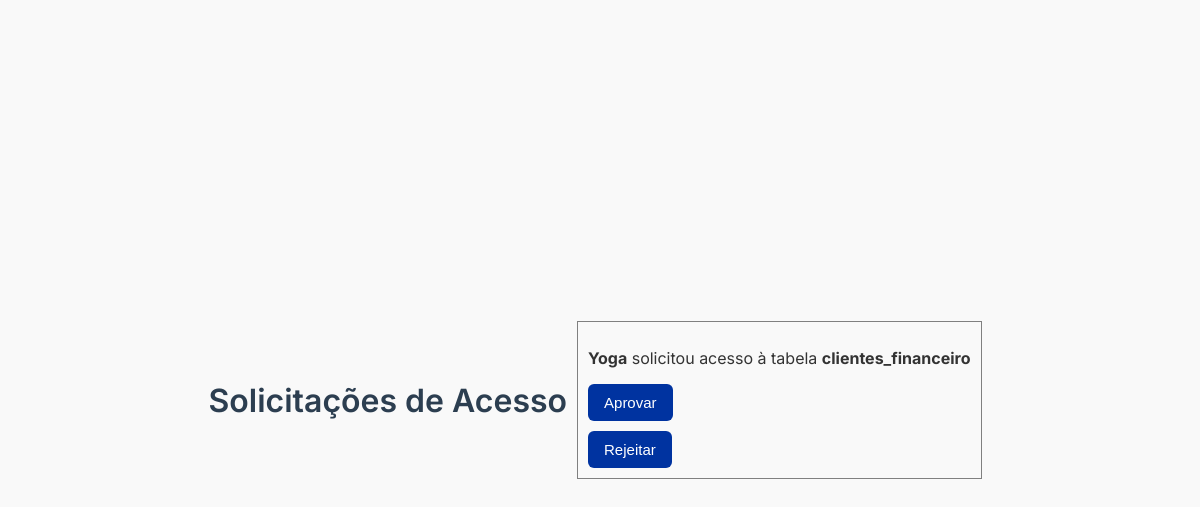
Before: /solicitacoes/aprovacoes (signed in) with the older database file.
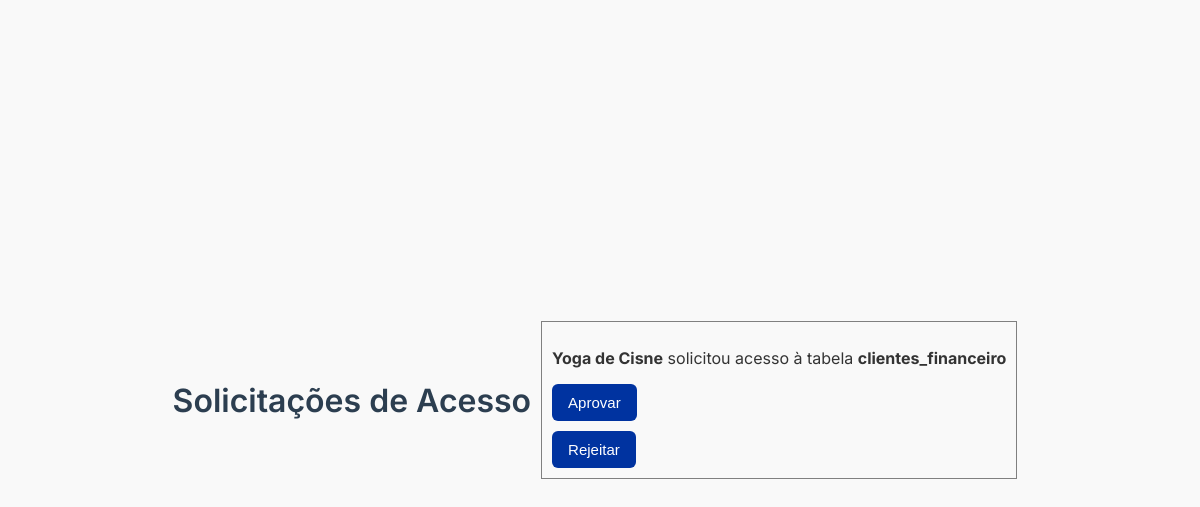
After: the same page with the newer database file.
### app/models.py (models this page shows)
class SolicitacaoAcesso(Base):
    __tablename__ = 'solicitacoes_acesso'
    id = Column(Integer, primary_key=True, index=True)
    status = Column(String, default="pendente")  # 'pendente', 'aprovado', 'rejeitado'
    solicitante_id = Column(Integer, ForeignKey('usuarios.id'))
    tabela_id = Column(Integer, ForeignKey('tabelas.id'))
    solicitante = relationship("Usuario", back_populates="solicitacoes")
    tabela = relationship("Tabela", back_populates="solicitacoes")

class Usuario(Base):
    __tablename__ = 'usuarios'
    id = Column(Integer, primary_key=True, index=True)
    nome = Column(String, index=True)
    email = Column(String, unique=True, index=True)
    foto_url = Column(String)  # URL da foto do Data Steward ou do solicitante
    papel = Column(String)  # Ex: 'steward', 'solicitante'
    solicitacoes = relationship("SolicitacaoAcesso", back_populates="solicitante")

class Tabela(Base):
    __tablename__ = 'tabelas'
    id = Column(Integer, primary_key=True, index=True)
    nome_tabela = Column(String, index=True)
    descricao = Column(Text)  # Descrição da tabela
    dominio = Column(String)  # Ex: 'Financeiro', 'RH'
    data_steward_id = Column(Integer, ForeignKey('usuarios.id'))
    data_steward = relationship("Usuario")
    colunas = relationship("Coluna", back_populates="tabela")
    solicitacoes = relationship("SolicitacaoAcesso", back_populates="tabela")

### app/routers/requests.py (the view)
@router.get("/aprovacoes")
def listar_aprovacoes(request: Request, db: Session = Depends(get_db)):
    steward_id = fake_sessions.get("usuario")
    if not steward_id:
        return RedirectResponse("/login", status_code=302)
    solicitacoes = (
        db.query(SolicitacaoAcesso)
        .join(Tabela)
        .filter(Tabela.data_steward_id == steward_id)
        .filter(SolicitacaoAcesso.status == "pendente")
        .all()
    )
    for s in solicitacoes:
        s.solicitante = db.query(Usuario).filter(Usuario.id == s.solicitante_id).first()
        s.tabela = db.query(Tabela).filter(Tabela.id == s.tabela_id).first()
    return templates.TemplateResponse("aprovacoes.html", {"request": request, "solicitacoes": solicitacoes})

### templates/aprovacoes.html (shortened to what this page needs)
<!DOCTYPE html>
<html>
<head>
    <link rel="stylesheet" href="/static/style.css">
</head>
<body>
    <h1>Solicitações de Acesso</h1>
    {% for s in solicitacoes %}
        <div style="border: 1px solid gray; margin: 10px; padding: 10px;">
            <p><strong>{{ s.solicitante.nome }}</strong> solicitou acesso à tabela <strong>{{ s.tabela.nome_tabela }}</strong></p>
            <form method="post" action="/solicitacoes/aprovar/{{ s.id }}">
                <button type="submit">Aprovar</button>
            </form>
            <form method="post" action="/solicitacoes/aprovar/{{ s.id }}">
                <button type="submit">Rejeitar</button>
            </form>
        </div>
    {% else %}
        <p>Não há solicitações pendentes.</p>
    {% endfor %}
</body>
</html>

Changed rows visible on the page:
changed through a linked row, SolicitacaoAcesso "clientes_financeiro": solicitante.nome "Yoga" → "Yoga de Cisne"
